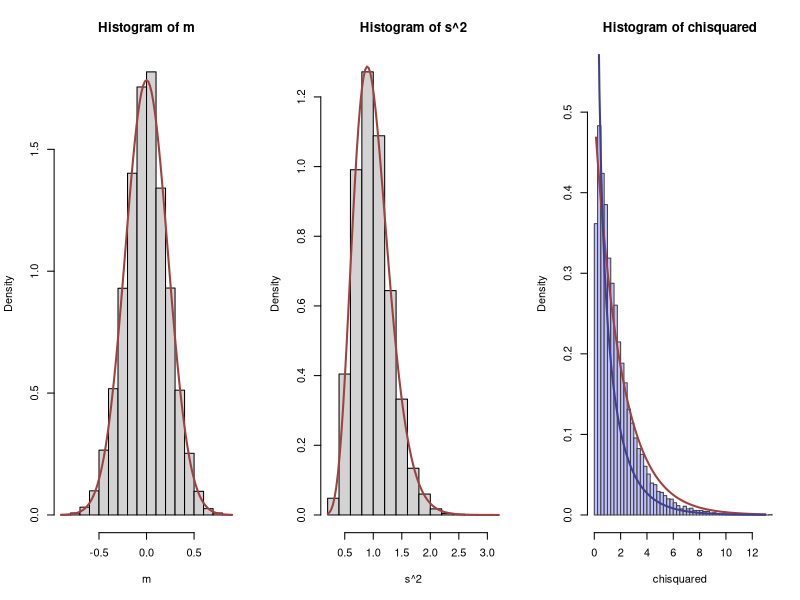

R code for this plot:
#
# Simulate data, one iteration per column of `x`.
#
n <- 20
n.sim <- 1e4
bins <- qnorm(seq(0, 1, 1/4))
x <- matrix(rnorm(n*n.sim), nrow=n)
#
# Compute statistics.
#

# compute mean of each column
m <- colMeans(x)

# compute std dev of each column
s <- apply(sweep(x, 2, m), 2, sd)

# create "count" where
# rows are bins 1,2,3,4
# cols are the 10,000 simulations
counts <- apply(matrix(as.numeric(cut(x, bins)), nrow=n), 2, tabulate, nbins=4)

#   for each m[i], s[i] pair, i = 1,...,n.sim
#      generate pdf[i] = pnorm(bins, m[i], s[i]) corresponding to the vector of percentiles given by "bins"
#      calculate diff( pdf[i] ) i.e. calculate the increment sizes in the "Y-axis"
expectations <- mapply(function(m,s) n*diff(pnorm(bins, m, s)), m, s)

# colSums sums each column
chisquared <- colSums((counts - expectations)^2 / expectations)
#
# Plot histograms of means, variances, and chi-squared stats.  The first
# two confirm all is working as expected.
#
mfrow <- par("mfrow")
par(mfrow=c(1,3))
red <- "#a04040"  # Intended to show correct distributions
blue <- "#404090" # To show the putative chi-squared distribution
hist(m, freq=FALSE)
curve(dnorm(x, sd=1/sqrt(n)), add=TRUE, col=red, lwd=2)
hist(s^2, freq=FALSE)
curve(dchisq(x*(n-1), df=n-1)*(n-1), add=TRUE, col=red, lwd=2)
hist(chisquared, freq=FALSE, breaks=seq(0, ceiling(max(chisquared)), 1/4), 
     xlim=c(0, 13), ylim=c(0, 0.55), 
     col="#c0c0ff", border="#404040")
curve(ifelse(x <= 0, Inf, dchisq(x, df=2)), add=TRUE, col=red, lwd=2)
curve(ifelse(x <= 0, Inf, dchisq(x, df=1)), add=TRUE, col=blue, lwd=2)
par(mfrow=mfrow)